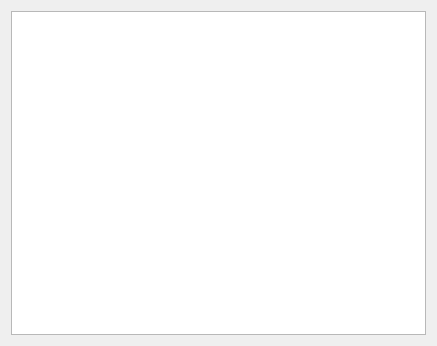
<?xml version="1.0" encoding="UTF-8"?>
<ui version="4.0">
 <class>ListDataWidget</class>
 <widget class="QWidget" name="ListDataWidget">
  <property name="geometry">
   <rect>
    <x>0</x>
    <y>0</y>
    <width>437</width>
    <height>346</height>
   </rect>
  </property>
  <property name="windowTitle">
   <string>Form</string>
  </property>
  <layout class="QGridLayout" name="gridLayout">
   <item row="0" column="0">
    <widget class="QListWidget" name="listWidget">
     <property name="contextMenuPolicy">
      <enum>Qt::CustomContextMenu</enum>
     </property>
    </widget>
   </item>
  </layout>
 </widget>
 <resources/>
 <connections/>
</ui>
